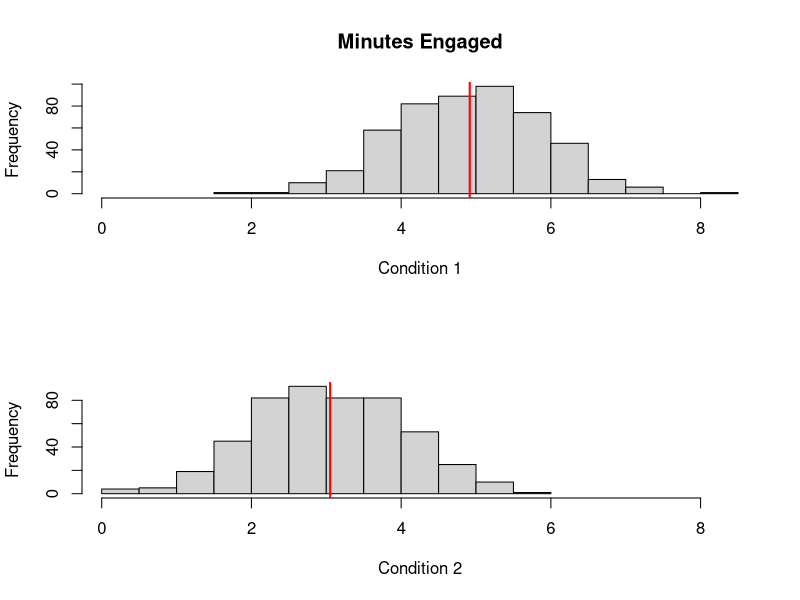

This chart was generated by the following R code:
## Instagram t-test Example

## Change working directory
setwd(dir = "/Users/nstevens/Dropbox/Teaching/STAT_430/Spring_2020/R Stuff/")

## Read in the data
data <- read.csv(file = "instagram.csv", header = T)
cond1 <- data$Condition_1
cond2 <- data$Condition_2

## Plot the data
par(mfrow=c(2,1))
xmin <- min(min(cond1), min(cond2))
xmax <- max(max(cond1), max(B=cond2))
hist(cond1, xlim = c(xmin, xmax), main = "Minutes Engaged", xlab = "Condition 1")
abline(v = mean(cond1), col = "red", lwd = 2)
hist(cond2, xlim = c(xmin, xmax), main = "", xlab = "Condition 2")
abline(v = mean(cond2), col = "red", lwd = 2)

## First test the equality of variances
var.test(x = cond1, y = cond2, ratio = 1, alternative = "two.sided", conf.level = 0.95)

## Manual p-value calculation:
pf(q = 0.9376, df1 = 499, df2 = 499, lower.tail = TRUE) + 
  pf(q = 1/0.9376, df1 = 499, df2 = 499, lower.tail = FALSE)


## Perform the test
## Ho: mu1 = mu2 vs. Ha: mu1 != mu2
t.test(x = cond1, y = cond2, alternative = "two.sided", 
       mu = 0, paired = F, var.equal = T, conf.level = 0.95)

## Manual p-value calculation:
pt(q = -30.101, df = 998, lower.tail = TRUE) +
  pt(q = 30.101, df = 998, lower.tail = FALSE)

## Ho: mu1 <= mu2 vs. Ha: mu1 > mu2
t.test(x = cond1, y = cond2, alternative = "greater", 
       mu = 0, paired = F, var.equal = T, conf.level = 0.95)

## Manual p-value calculation:
pt(q = 30.101, df = 998, lower.tail = FALSE)

## Ho: mu1 >= mu2 vs. Ha: mu1 < mu2
t.test(x = cond1, y = cond2, alternative = "less", 
       mu = 0, paired = F, var.equal = T, conf.level = 0.95)

## Manual p-value calculation:
pt(q = 30.101, df = 998, lower.tail = TRUE)

